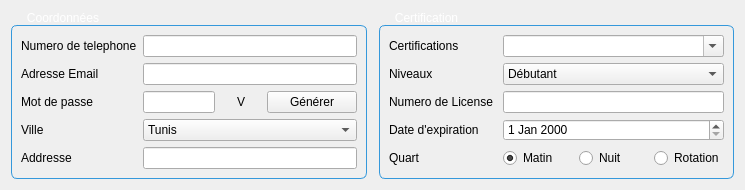
                   <widget class="QWidget" name="tab_contact_skills">
                    <property name="sizePolicy">
                     <sizepolicy hsizetype="Expanding" vsizetype="Expanding">
                      <horstretch>0</horstretch>
                      <verstretch>0</verstretch>
                     </sizepolicy>
                    </property>
                    <attribute name="title">
                     <string>🔹 Coordonnées &amp; Certification</string>
                    </attribute>
                    <layout class="QHBoxLayout" name="horizontalLayout_contact_skills">
                     <property name="spacing">
                      <number>12</number>
                     </property>
                     <item>
                      <widget class="QGroupBox" name="groupBoxCoordonnees">
                       <property name="sizePolicy">
                        <sizepolicy hsizetype="Expanding" vsizetype="Expanding">
                         <horstretch>1</horstretch>
                         <verstretch>1</verstretch>
                        </sizepolicy>
                       </property>
                       <property name="styleSheet">
                        <string notr="true">QGroupBox { border: 1px solid #3498db; border-radius: 6px; margin-top: 14px; }
QGroupBox::title { subcontrol-origin: margin; left: 10px; padding: 0 4px; color: #ffffff; }</string>
                       </property>
                       <property name="title">
                        <string>Coordonnées</string>
                       </property>
                       <layout class="QGridLayout" name="gridLayout_contact">
                        <item row="0" column="0">
                         <widget class="QLabel" name="label_phone">
                          <property name="text">
                           <string>Numero de telephone</string>
                          </property>
                         </widget>
                        </item>
                        <item row="0" column="1">
                         <widget class="QLineEdit" name="lineEdit_phone"/>
                        </item>
                        <item row="1" column="0">
                         <widget class="QLabel" name="label_email">
                          <property name="text">
                           <string>Adresse Email</string>
                          </property>
                         </widget>
                        </item>
                        <item row="1" column="1">
                         <widget class="QLineEdit" name="lineEdit_email"/>
                        </item>
                        <item row="2" column="0">
                         <widget class="QLabel" name="label_pwd">
                          <property name="text">
                           <string>Mot de passe</string>
                          </property>
                         </widget>
                        </item>
                        <item row="2" column="1">
                         <layout class="QHBoxLayout" name="hbox_pwd_generate">
                          <property name="spacing">
                           <number>8</number>
                          </property>
                          <property name="leftMargin">
                           <number>0</number>
                          </property>
                          <property name="topMargin">
                           <number>0</number>
                          </property>
                          <property name="rightMargin">
                           <number>0</number>
                          </property>
                          <property name="bottomMargin">
                           <number>0</number>
                          </property>
                          <item>
                           <widget class="QLineEdit" name="lineEdit_pwd">
                            <property name="echoMode">
                             <enum>QLineEdit::EchoMode::Password</enum>
                            </property>
                           </widget>
                          </item>
                          <item>
                           <widget class="QToolButton" name="btnPwdEye">
                            <property name="minimumSize">
                             <size>
                              <width>36</width>
                              <height>0</height>
                             </size>
                            </property>
                            <property name="toolTip">
                             <string>Afficher / Masquer le mot de passe</string>
                            </property>
                            <property name="text">
                             <string>V</string>
                            </property>
                            <property name="checkable">
                             <bool>true</bool>
                            </property>
                            <property name="autoRaise">
                             <bool>true</bool>
                            </property>
                           </widget>
                          </item>
                          <item>
                           <widget class="QPushButton" name="btnGenPwd">
                            <property name="minimumSize">
                             <size>
                              <width>90</width>
                              <height>0</height>
                             </size>
                            </property>
                            <property name="toolTip">
                             <string>Générer un mot de passe sécurisé</string>
                            </property>
                            <property name="text">
                             <string>Générer</string>
                            </property>
                           </widget>
                          </item>
                         </layout>
                        </item>
                        <item row="3" column="0">
                         <widget class="QLabel" name="label_city">
                          <property name="text">
                           <string>Ville</string>
                          </property>
                         </widget>
                        </item>
                        <item row="3" column="1">
                         <widget class="QComboBox" name="combo_city">
                          <item>
                           <property name="text">
                            <string>Tunis</string>
                           </property>
                          </item>
                          <item>
                           <property name="text">
                            <string>Sfax</string>
                           </property>
                          </item>
                          <item>
                           <property name="text">
                            <string>Sousse</string>
                           </property>
                          </item>
                          <item>
                           <property name="text">
                            <string>Bizerte</string>
                           </property>
                          </item>
                          <item>
                           <property name="text">
                            <string>Gabès</string>
                           </property>
                          </item>
                         </widget>
                        </item>
                        <item row="4" column="0">
                         <widget class="QLabel" name="label_addr">
                          <property name="text">
                           <string>Addresse</string>
                          </property>
                         </widget>
                        </item>
                        <item row="4" column="1">
                         <widget class="QLineEdit" name="lineEdit_addr"/>
                        </item>
                       </layout>
                      </widget>
                     </item>
                     <item>
                      <widget class="QGroupBox" name="groupBoxCertification">
                       <property name="sizePolicy">
                        <sizepolicy hsizetype="Expanding" vsizetype="Expanding">
                         <horstretch>1</horstretch>
                         <verstretch>1</verstretch>
                        </sizepolicy>
                       </property>
                       <property name="styleSheet">
                        <string notr="true">QGroupBox { border: 1px solid #3498db; border-radius: 6px; margin-top: 14px; }
QGroupBox::title { subcontrol-origin: margin; left: 10px; padding: 0 4px; color: #ffffff; }</string>
                       </property>
                       <property name="title">
                        <string>Certification</string>
                       </property>
                       <layout class="QGridLayout" name="gridLayout_skills">
                        <item row="0" column="0">
                         <widget class="QLabel" name="label_certs">
                          <property name="text">
                           <string>Certifications</string>
                          </property>
                         </widget>
                        </item>
                        <item row="0" column="1">
                         <widget class="QComboBox" name="combo_certs">
                          <property name="editable">
                           <bool>true</bool>
                          </property>
                          <property name="insertPolicy">
                           <enum>QComboBox::InsertPolicy::InsertAtTop</enum>
                          </property>
                          <item>
                           <property name="text">
                            <string/>
                           </property>
                          </item>
                          <item>
                           <property name="text">
                            <string>Secrétariat</string>
                           </property>
                          </item>
                          <item>
                           <property name="text">
                            <string>Navigation</string>
                           </property>
                          </item>
                          <item>
                           <property name="text">
                            <string>Sécurité</string>
                           </property>
                          </item>
                          <item>
                           <property name="text">
                            <string>Secours</string>
                           </property>
                          </item>
                          <item>
                           <property name="text">
                            <string>Premiers secours</string>
                           </property>
                          </item>
                          <item>
                           <property name="text">
                            <string>Radio</string>
                           </property>
                          </item>
                          <item>
                           <property name="text">
                            <string>Manutention</string>
                           </property>
                          </item>
                          <item>
                           <property name="text">
                            <string>Administration</string>
                           </property>
                          </item>
                          <item>
                           <property name="text">
                            <string>Comptabilité</string>
                           </property>
                          </item>
                          <item>
                           <property name="text">
                            <string>Direction</string>
                           </property>
                          </item>
                          <item>
                           <property name="text">
                            <string>Logistique</string>
                           </property>
                          </item>
                          <item>
                           <property name="text">
                            <string>Maintenance</string>
                           </property>
                          </item>
                          <item>
                           <property name="text">
                            <string>Port</string>
                           </property>
                          </item>
                          <item>
                           <property name="text">
                            <string>Ressources Humaines</string>
                           </property>
                          </item>
                         </widget>
                        </item>
                        <item row="1" column="0">
                         <widget class="QLabel" name="label_slevel">
                          <property name="text">
                           <string>Niveaux</string>
                          </property>
                         </widget>
                        </item>
                        <item row="1" column="1">
                         <widget class="QComboBox" name="combo_slevel">
                          <item>
                           <property name="text">
                            <string>Débutant</string>
                           </property>
                          </item>
                          <item>
                           <property name="text">
                            <string>Intermédiaire</string>
                           </property>
                          </item>
                          <item>
                           <property name="text">
                            <string>Avancé</string>
                           </property>
                          </item>
                         </widget>
                        </item>
                        <item row="2" column="0">
                         <widget class="QLabel" name="label_lic">
                          <property name="text">
                           <string>Numero de License </string>
                          </property>
                         </widget>
                        </item>
                        <item row="2" column="1">
                         <widget class="QLineEdit" name="lineEdit_lic"/>
                        </item>
                        <item row="3" column="0">
                         <widget class="QLabel" name="label_exp">
                          <property name="text">
                           <string>Date d'expiration</string>
                          </property>
                         </widget>
                        </item>
                        <item row="3" column="1">
                         <widget class="QDateEdit" name="dateEdit_exp"/>
                        </item>
                        <item row="4" column="0">
                         <widget class="QLabel" name="label_shift">
                          <property name="text">
                           <string>Quart</string>
                          </property>
                         </widget>
                        </item>
                        <item row="4" column="1">
                         <widget class="QWidget" name="widget_shiftRadios" native="true">
                          <layout class="QHBoxLayout" name="horizontalLayout_shiftRadios">
                           <property name="leftMargin">
                            <number>0</number>
                           </property>
                           <property name="topMargin">
                            <number>0</number>
                           </property>
                           <property name="rightMargin">
                            <number>0</number>
                           </property>
                           <property name="bottomMargin">
                            <number>0</number>
                           </property>
                           <item>
                            <widget class="QRadioButton" name="radio_shift_matin">
                             <property name="text">
                              <string>Matin</string>
                             </property>
                             <property name="checked">
                              <bool>true</bool>
                             </property>
                            </widget>
                           </item>
                           <item>
                            <widget class="QRadioButton" name="radio_shift_nuit">
                             <property name="text">
                              <string>Nuit</string>
                             </property>
                            </widget>
                           </item>
                           <item>
                            <widget class="QRadioButton" name="radio_shift_rotation">
                             <property name="text">
                              <string>Rotation</string>
                             </property>
                            </widget>
                           </item>
                          </layout>
                         </widget>
                        </item>
                       </layout>
                      </widget>
                     </item>
                    </layout>
                   </widget>
